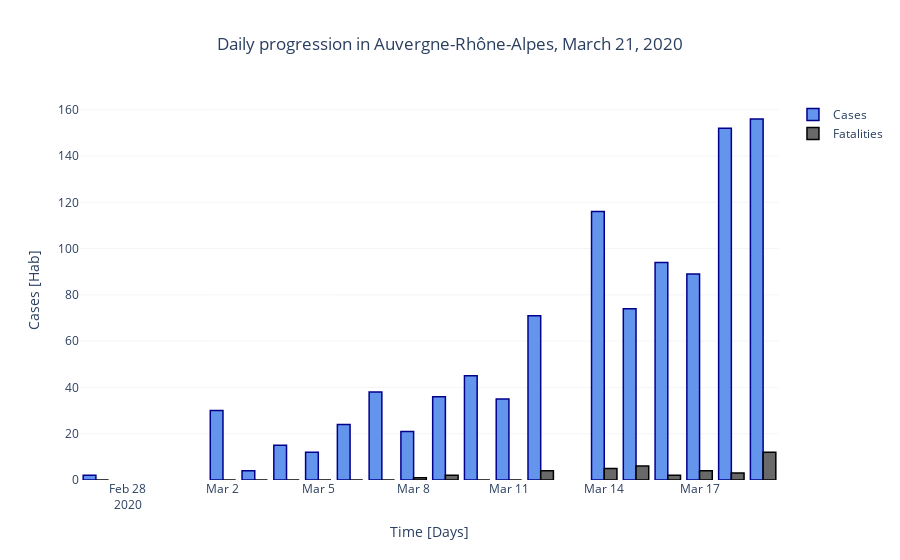

Notebook cell for this chart:
### Code cell
dplot.disp_daily_cases(df_reg, reg_std, 'SPF')

### Figure 1 — Plotly figure (JSON) as saved in the notebook; plotly's stock layout.template omitted (floating-point values rounded to 4 significant figures)
{"data": [{"marker": {"color": "CornflowerBlue", "line": {"color": "darkblue", "width": 1.5}}, "name": "Cases", "type": "bar", "x": ["2020-02-27T00:00:00", "2020-03-02T00:00:00", "2020-03-03T00:00:00", "2020-03-04T00:00:00", "2020-03-05T00:00:00", "2020-03-06T00:00:00", "2020-03-07T00:00:00", "2020-03-08T00:00:00", "2020-03-09T00:00:00", "2020-03-10T00:00:00", "2020-03-11T00:00:00", "2020-03-12T00:00:00", "2020-03-14T00:00:00", "2020-03-15T00:00:00", "2020-03-16T00:00:00", "2020-03-17T00:00:00", "2020-03-18T00:00:00", "2020-03-19T00:00:00"], "y": [2, 30, 4, 15, 12, 24, 38, 21, 36, 45, 35, 71, 116, 74, 94, 89, 152, 156]}, {"marker": {"color": "dimgray", "line": {"color": "black", "width": 1.5}}, "name": "Fatalities", "type": "bar", "x": ["2020-02-27T00:00:00", "2020-03-02T00:00:00", "2020-03-03T00:00:00", "2020-03-04T00:00:00", "2020-03-05T00:00:00", "2020-03-06T00:00:00", "2020-03-07T00:00:00", "2020-03-08T00:00:00", "2020-03-09T00:00:00", "2020-03-10T00:00:00", "2020-03-11T00:00:00", "2020-03-12T00:00:00", "2020-03-14T00:00:00", "2020-03-15T00:00:00", "2020-03-16T00:00:00", "2020-03-17T00:00:00", "2020-03-18T00:00:00", "2020-03-19T00:00:00"], "y": [0, 0, 0, 0, 0, 0, 0, 1, 2, 0, 0, 4, 5, 6, 2, 4, 3, 12]}], "layout": {"autosize": true, "plot_bgcolor": "white", "title": {"text": "Daily progression in Auvergne-Rhône-Alpes, March 21, 2020", "x": 0.5}, "xaxis": {"autorange": true, "range": ["2020-02-26 12:00", "2020-03-19 12:00"], "title": {"text": "Time [Days]"}, "type": "date"}, "yaxis": {"autorange": true, "gridcolor": "gainsboro", "gridwidth": 0.3, "range": [0, 164.2], "showgrid": true, "title": {"text": "Cases [Hab]"}, "type": "linear"}}}
